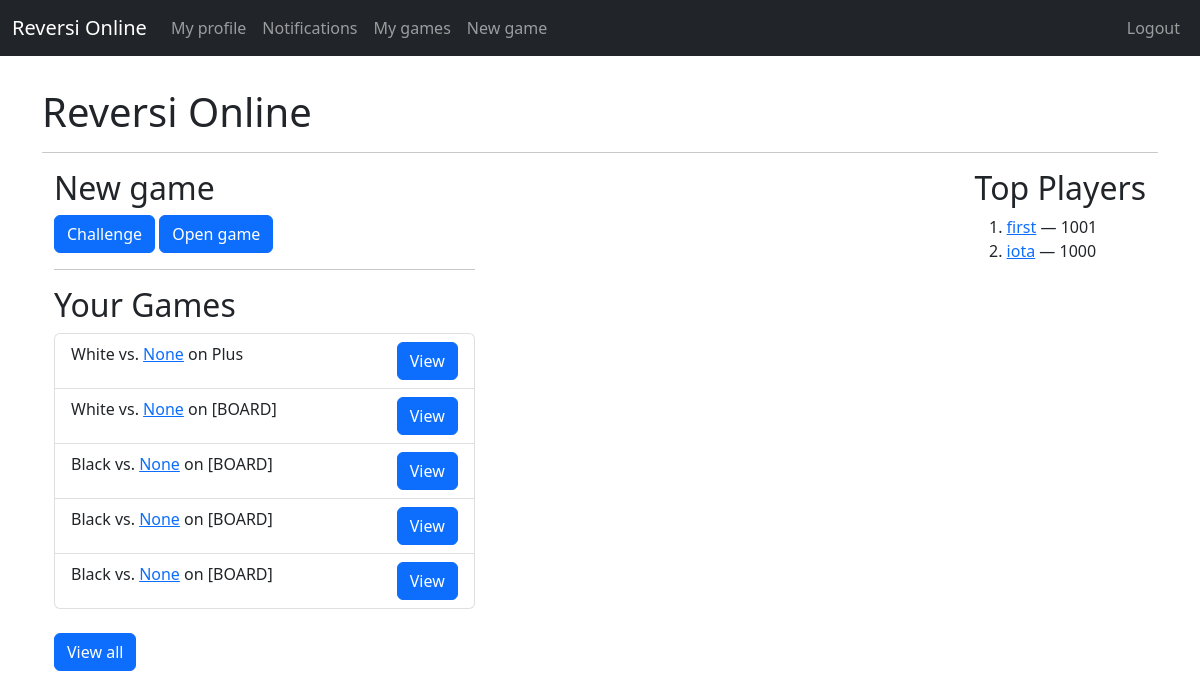
The page / (signed in) on the database as committed earlier.
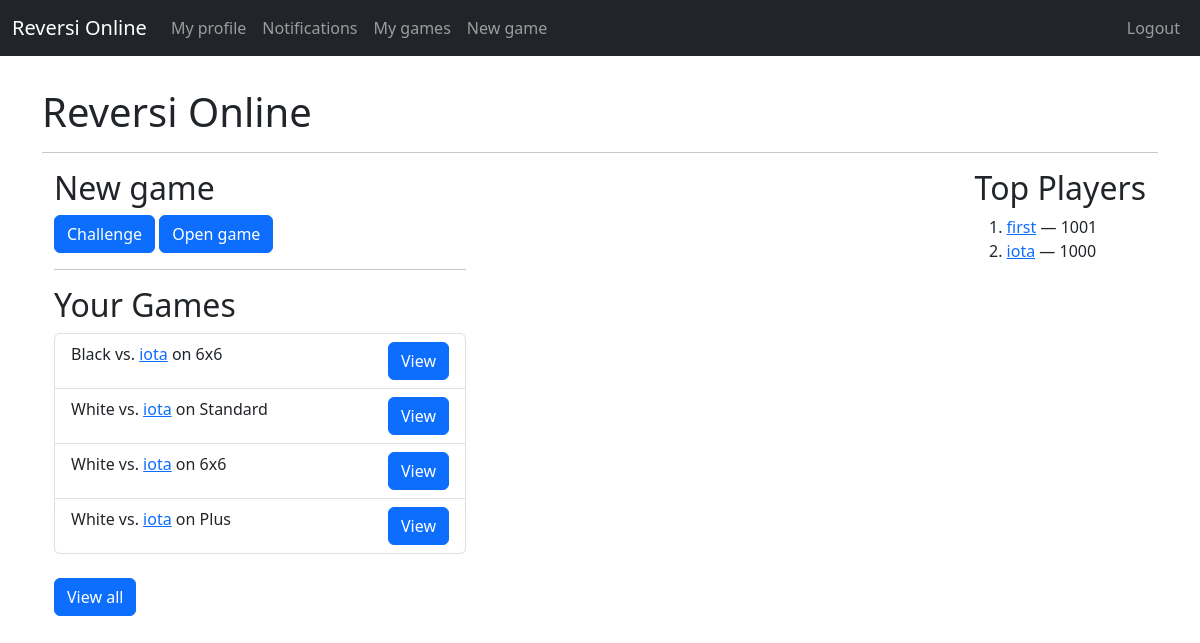
The same page on the database as committed later.
### game/models.py (models this page shows, shortened)
class Game(models.Model):
    first_player = models.ForeignKey(User, on_delete=models.CASCADE, related_name='first_player_in')
    second_player = models.ForeignKey(User, null=True, on_delete=models.CASCADE, related_name='second_player_in')
    first_player_is_X = models.BooleanField(default=True)
    first_players_turn = models.BooleanField(default=True)
    board_name = models.CharField(max_length=50)
    board_string = models.CharField(max_length=1056)
    open_game = models.BooleanField(default=False)
    game_started = models.BooleanField(default=False)
    game_ended = models.BooleanField(default=False)
    winner = models.CharField(max_length=1, null=True)
    most_recent_move = models.DateTimeField(auto_now_add=True)

### users/models.py (models this page shows)
class UserData(models.Model):
    user = models.OneToOneField(User, on_delete=models.CASCADE)
    elo_rating = models.IntegerField(default=1000)
    open_for_challenge = models.BooleanField(default=True)
    bio_text = models.CharField(max_length=2000, default="Hi! I'm new here!")

### base/views.py (the view)
# urls.py: path('', views.index, name="index"),
@login_required
def index(req):
    top_players = User.objects.all().order_by('-userdata__elo_rating')[:5]
    latest_games = get_player_games(req.user, 5)
    ctx = {
        'top_players': top_players,
        'latest_games': latest_games,
    }
    return render(req, 'base/index.html', ctx)

### base/views.py (called while the page is built)
def get_player_games(user, count=-1):
    latest_games = Game.objects.filter(Q(first_player=user) | Q(second_player=user)).order_by('-most_recent_move')
    if count > 0:
        latest_games = latest_games[:count]
    player_role = []
    player_opp = []
    for game in latest_games:
        player_role.append("White" if game.first_player_is_X ^ (game.second_player == user) else "Black")
        player_opp.append(game.first_player if game.second_player == user else game.second_player)
    return list(zip(latest_games, player_role, player_opp))

### base/templates/base/index.html
{% extends 'base/base.html' %}
{% block body %}
<h1>Reversi Online</h1>
<hr>
<div class="container-fluid">
    <div class="float-start">
        <h2>New game</h2>
        <a class="btn btn-primary" href="#">Challenge</a>
        <a class="btn btn-primary" href="{% url 'game:open_games' 1 %}">Open game</a>
        <hr>
        <h2>Your Games</h2>
        {% include 'base/game_list.html' with games=latest_games %}
        <br>
        <a href="{% url 'game:my_games' %}" class="btn btn-primary">View all</a>
    </div>
    <div class="float-end">
        <h2>Top Players</h2>
        <ol>
            {% for player in top_players %}
            <li>
                <a href="{% url 'base:profile' player.username %}">{{ player.username }}</a> — {{ player.userdata.elo_rating }}
            </li>
            {% endfor %}
        </ol>
    </div>
</div>
{% endblock %}

### base/templates/base/base.html (shortened to what this page needs)
{% load static %}
<!DOCTYPE html>
<html>
    <head>
        <link href="https://cdn.jsdelivr.net/npm/bootstrap@5.2.1/dist/css/bootstrap.min.css" rel="stylesheet">
    </head>
    <body onload="_onload_handler()">
        <nav class="navbar navbar-expand-lg bg-dark navbar-dark">
            <div class="container-fluid">
                <a class="navbar-brand" href="{% url 'base:index' %}">Reversi Online</a>
                <ul class="navbar-nav me-auto nav-pills">
                    {% if user.is_authenticated %}
                    <li class="nav-item">
                        <a class="nav-link" href="{% url 'base:profile' request.user %}">My profile</a>
                    </li>
                    <li class="nav-item">
                        <a class="nav-link" href="#">Notifications</a>
                    </li>
                    <li class="nav-item">
                        <a class="nav-link" href="{% url 'game:my_games' %}">My games</a>
                    </li>
                    <li class="nav-item">
                        <a class="nav-link" href="{% url 'game:new_open_game'%}">New game</a>
                    </li>
                    {% endif %}
                </ul>
                <ul class="nav navbar-nav navbar-right">
                    <li class="nav-item">
                        {% if user.is_authenticated %}
                            <a class="nav-link" href="{% url 'users:logout' %}">Logout</a>
                        {% else %}
                            <a class="nav-link" href="{% url 'users:login' %}">Login</a>
                        {% endif %}
                    </li>
                </ul>
            </div>
        </nav>
        <div class="container-fluid p-3">
            <div class="container mt-3">
                {% block body %}
                {% endblock %}
            </div>
        </div>
    </body>
</html>

### base/templates/base/game_list.html
<ul class="list-group">
    {% for game_data in games %}
    <li class="list-group-item">
        <span class="float-start">
            {{ game_data.1 }} vs. <a href="{% url 'base:profile' game_data.2 %}">{{ game_data.2 }}</a> on {{ game_data.0.board_name }}
        </span>
        <a href="{% url 'game:view_game' game_data.0.id %}" class="btn btn-primary float-end" style="margin-left: 10vw">View</a>
    </li>
    {% endfor %}
</ul>

Rows that differ between the two databases and show on the page:
removed Game: game_data "White", game_data "None", board_name "[BOARD]"
removed Game: game_data "Black", game_data "None", board_name "[BOARD]"
removed Game: game_data "Black", game_data "None", board_name "[BOARD]"
removed Game: game_data "Black", game_data "None", board_name "[BOARD]"
added Game: game_data "Black", username "iota", board_name "6x6"
added Game: game_data "White", username "iota", board_name "Standard"
added Game: game_data "White", username "iota", board_name "6x6"
changed Game "Plus": username "None" → "iota"
